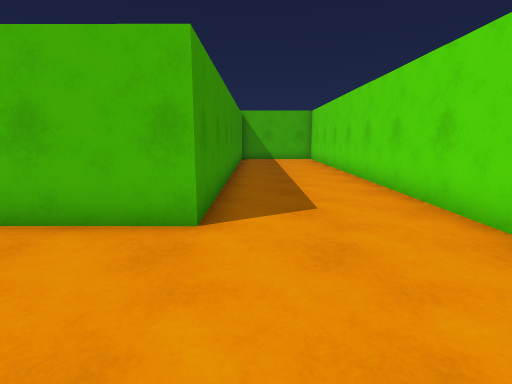
[1] (above)

16 first-person views from a walk through a 3-D level made in the Unity game engine. The camera is 1.3 m above the floor, tilts 10° down and sees 80° across. The floor is counted in squares, 1 m on a side. Each view is taken from the middle of a square. On the plan, view 1 faces up. The plan holds only what a view shows up to about 14 squares ahead; the rest is blank. The player character is not drawn. Surface patterns are stand-ins for the level's own textures.

[2]
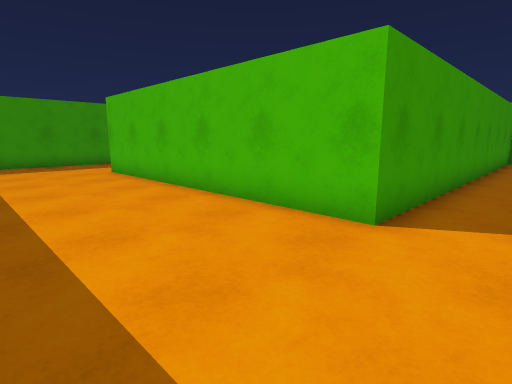

[3]
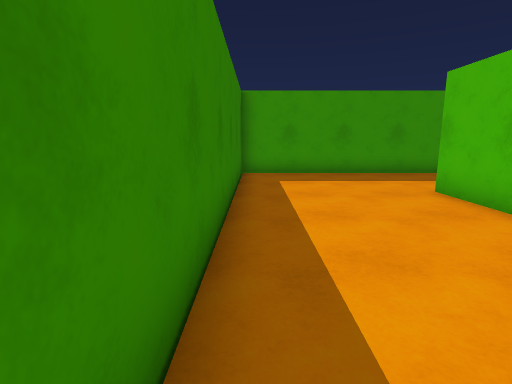

[4]
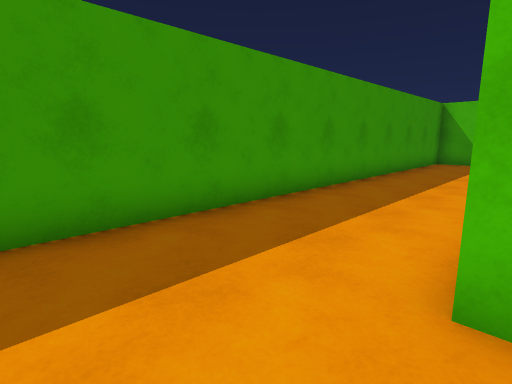

[5]
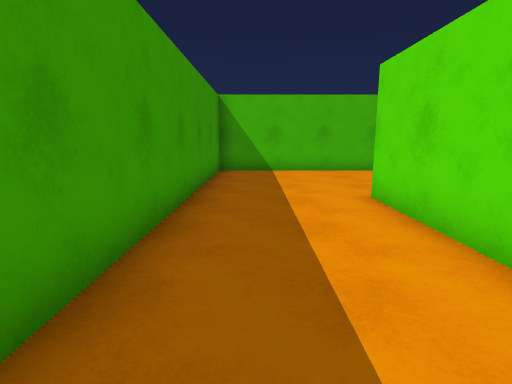

[6]
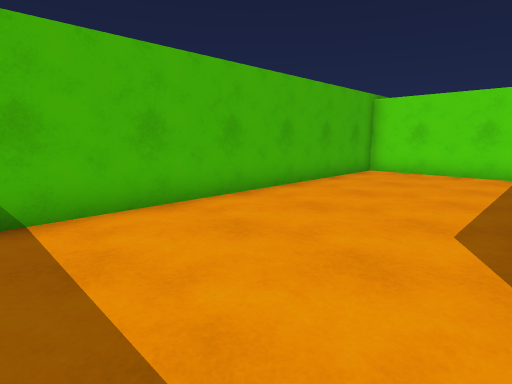

[7]
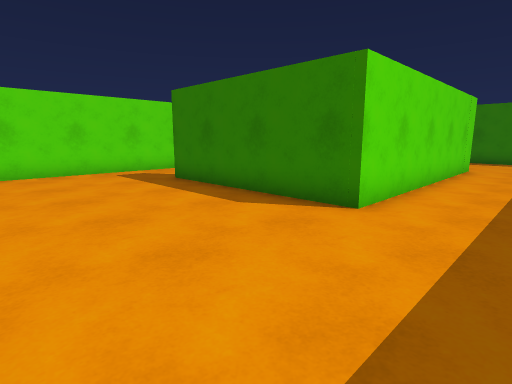

[8]
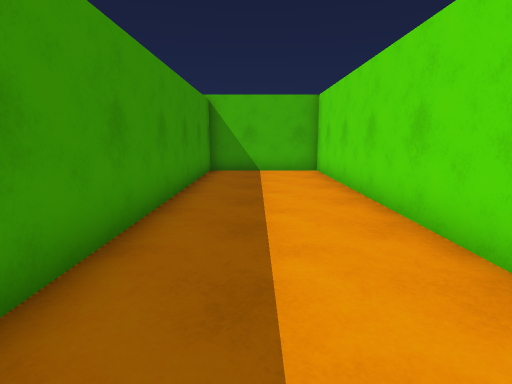

[9]
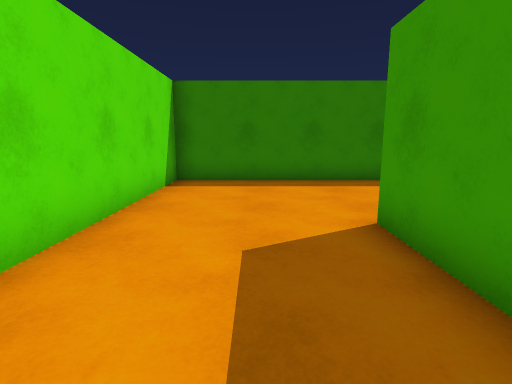

[10]
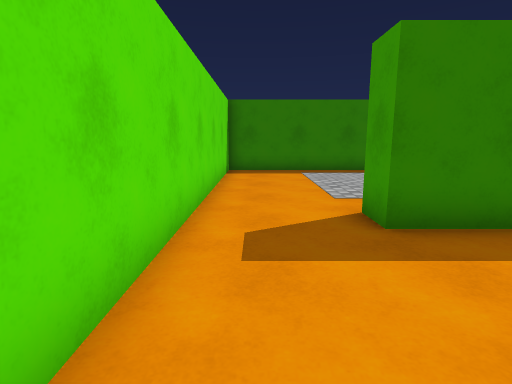

[11]
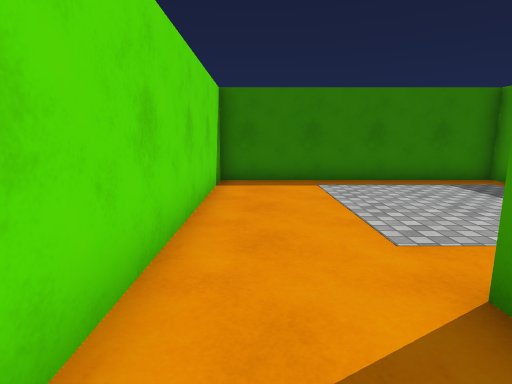

[12]
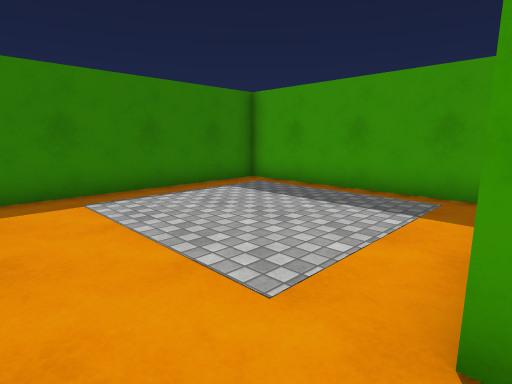

[13]
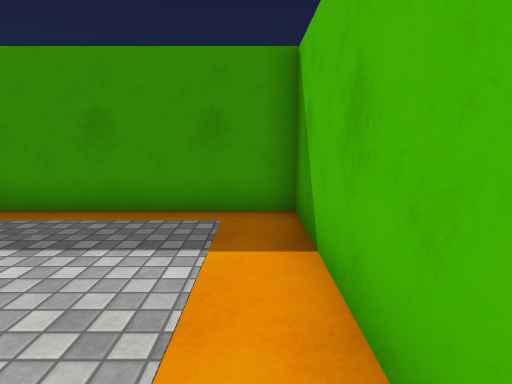

[14]
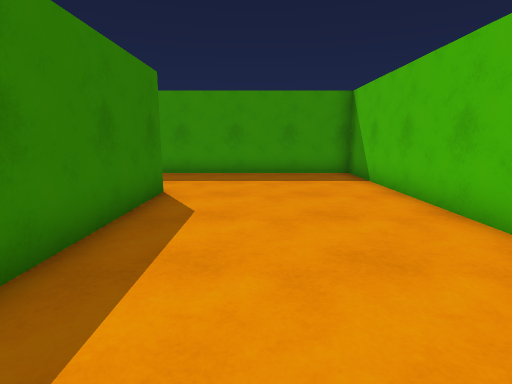

[15]
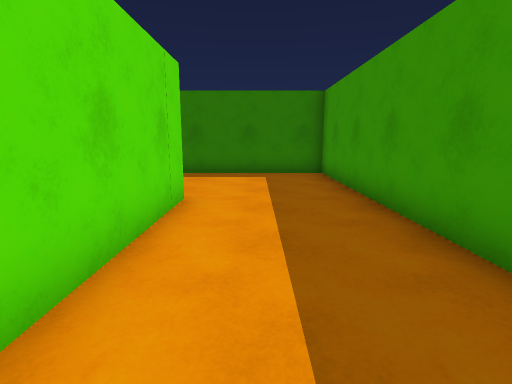

[16]
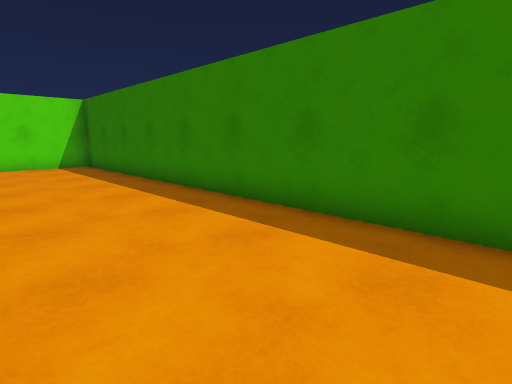

### Floor plan
Ten units are one square. View 1 is at (0, 0); x grows to the right and y downward. Boxes are objects, and circles mark ways between rooms. Rooms are numbered by the first view taken in them; rooms with no view inside come last. Other rooms are left out.
<svg viewBox="-160 -200 200 210">
<path fill="none" stroke="#000" d="M-19 -126 -19 -195 -155 -195 -155 5 35 5 35 -195 -9 -195 -9 -44 -114 -44 -114 -137 -49 -137 -49 -126M-58 -127 -104 -127 -104 -54 -19 -54 -19 -126"/>
<circle cx="-35" cy="-135" r="3" fill="#2a7"/>
<text x="-40" y="-130">1</text>
<text x="-70" y="-90">2</text>
</svg>
Room 1 opens to room 2.

Where each view was taken, in squares from view 1:
view 1: 0 up, 0 right, facing up
view 2: 0 up, 1 right, facing up-left
view 3: 0 up, 4 left, facing left
view 4: 2 up, 11 left, facing up-left
view 5: 7 up, 14 left, facing up
view 6: 14 up, 14 left, facing up-right
view 7: 19 up, 14 left, facing down-right
view 8: 7 up, 1 right, facing up
view 9: 9 up, 1 right, facing down
view 10: 18 up, 3 left, facing down
view 11: 15 up, 3 left, facing down
view 12: 13 up, 3 left, facing down-left
view 13: 12 up, 5 left, facing left
view 14: 16 up, 4 left, facing left
view 15: 11 up, 13 left, facing down
view 16: 4 up, 12 left, facing down-right
